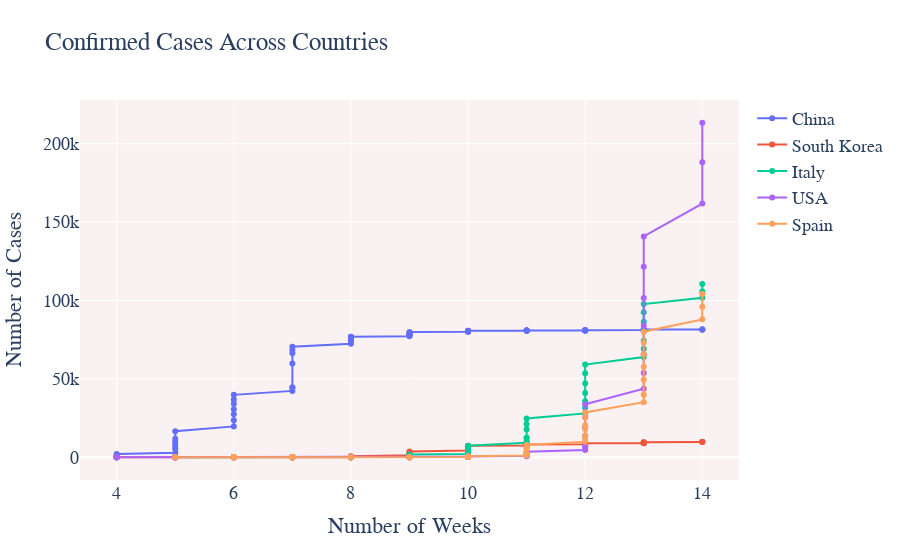

The cell this chart's notebook holds for it:
### Code cell
import plotly.graph_objs as go
fig = go.Figure()
fig.add_trace(go.Scatter(x=df_china['week'], y=df_china['Confirmed'],
                    mode='lines+markers',name='China'))
fig.add_trace(go.Scatter(x=df_sKorea['week'], y=df_sKorea['Confirmed'],
                    mode='lines+markers',name='South Korea'))
fig.add_trace(go.Scatter(x=df_italy['week'], y=df_italy['Confirmed'],
                    mode='lines+markers',name='Italy'))
fig.add_trace(go.Scatter(x=df_USA['week'], y=df_USA['Confirmed'],
                    mode='lines+markers',name='USA'))
fig.add_trace(go.Scatter(x=df_Spain['week'], y=df_Spain['Confirmed'],
                    mode='lines+markers',name='Spain'))
fig.update_layout(title_text='Confirmed Cases Across Countries',xaxis_title='Number of Weeks',yaxis_title='Number of Cases',plot_bgcolor='rgb(250, 242, 242)', font=dict(
        family="Courier New, monospace",
        size=18,
    ))

fig.show()

### Figure 1 — Plotly figure (JSON) as saved in the notebook; plotly's stock layout.template omitted (floating-point values rounded to 4 significant figures)
{"data": [{"mode": "lines+markers", "name": "China", "type": "scatter", "x": [4, 4, 4, 4, 4, 5, 5, 5, 5, 5, 5, 5, 6, 6, 6, 6, 6, 6, 6, 7, 7, 7, 7, 7, 7, 7, 8, 8, 8, 8, 8, 8, 8, 9, 9, 9, 9, 9, 9, 9, 10, 10, 10, 10, 10, 10, 10, 11, 11, 11, 11, 11, 11, 11, 12, 12, 12, 12, 12, 12, 12, 13, 13, 13, 13, 13, 13, 13, 14, 14, 14], "y": [547, 639, 916, 1399, 2062, 2863, 5494, 6070, 8124, 9783, 11871, 16607, 19693, 23680, 27409, 30553, 34075, 36778, 39790, 42306, 44327, 44699, 59832, 66292, 68347, 70446, 72364, 74139, 74546, 74999, 75472, 76922, 76938, 77152, 77660, 78065, 78498, 78824, 79251, 79826, 80026, 80151, 80271, 80422, 80573, 80652, 80699, 80735, 80757, 80785, 80793, 80801, 80827, 80848, 80867, 80884, 80906, 80931, 80977, 81014, 81060, 81116, 81180, 81221, 81298, 81345, 81401, 81444, 81478, 81524, 81555]}, {"mode": "lines+markers", "name": "South Korea", "type": "scatter", "x": [4, 4, 4, 4, 4, 5, 5, 5, 5, 5, 5, 5, 6, 6, 6, 6, 6, 6, 6, 7, 7, 7, 7, 7, 7, 7, 8, 8, 8, 8, 8, 8, 8, 9, 9, 9, 9, 9, 9, 9, 10, 10, 10, 10, 10, 10, 10, 11, 11, 11, 11, 11, 11, 11, 12, 12, 12, 12, 12, 12, 12, 13, 13, 13, 13, 13, 13, 13, 14, 14, 14], "y": [1, 1, 2, 2, 3, 4, 4, 4, 4, 11, 12, 15, 15, 16, 19, 23, 24, 24, 25, 27, 28, 28, 28, 28, 28, 29, 30, 31, 31, 104, 204, 433, 602, 833, 977, 1261, 1766, 2337, 3150, 3736, 4335, 5186, 5621, 6088, 6593, 7041, 7314, 7478, 7513, 7755, 7869, 7979, 8086, 8162, 8236, 8320, 8413, 8565, 8652, 8799, 8897, 8961, 9037, 9137, 9241, 9332, 9478, 9583, 9661, 9786, 9887]}, {"mode": "lines+markers", "name": "Italy", "type": "scatter", "x": [5, 5, 5, 6, 6, 6, 6, 6, 6, 6, 7, 7, 7, 7, 7, 7, 7, 8, 8, 8, 8, 8, 8, 8, 9, 9, 9, 9, 9, 9, 9, 10, 10, 10, 10, 10, 10, 10, 11, 11, 11, 11, 11, 11, 11, 12, 12, 12, 12, 12, 12, 12, 13, 13, 13, 13, 13, 13, 13, 14, 14, 14], "y": [2, 2, 2, 2, 2, 2, 2, 3, 3, 3, 3, 3, 3, 3, 3, 3, 3, 3, 3, 3, 3, 20, 62, 155, 229, 322, 453, 655, 888, 1128, 1694, 2036, 2502, 3089, 3858, 4636, 5883, 7375, 9172, 10149, 12462, 12462, 17660, 21157, 24747, 27980, 31506, 35713, 41035, 47021, 53578, 59138, 63927, 69176, 74386, 80589, 86498, 92472, 97689, 101739, 105792, 110574]}, {"mode": "lines+markers", "name": "USA", "type": "scatter", "x": [4, 4, 4, 4, 4, 5, 5, 5, 5, 5, 5, 5, 6, 6, 6, 6, 6, 6, 6, 7, 7, 7, 7, 7, 7, 7, 8, 8, 8, 8, 8, 8, 8, 9, 9, 9, 9, 9, 9, 9, 10, 10, 10, 10, 10, 10, 10, 11, 11, 11, 11, 11, 11, 11, 12, 12, 12, 12, 12, 12, 12, 13, 13, 13, 13, 13, 13, 13, 14, 14, 14], "y": [1, 1, 2, 2, 5, 5, 5, 5, 5, 6, 8, 8, 11, 11, 12, 12, 12, 12, 12, 12, 13, 13, 15, 15, 15, 15, 15, 15, 15, 15, 35, 35, 35, 53, 53, 59, 60, 62, 70, 76, 101, 122, 153, 221, 278, 417, 537, 605, 959, 1281, 1663, 2179, 2726, 3499, 4632, 6421, 7786, 13680, 19101, 25493, 33746, 43667, 53740, 65778, 83836, 101657, 121478, 140886, 161807, 188172, 213372]}, {"mode": "lines+markers", "name": "Spain", "type": "scatter", "x": [5, 5, 6, 6, 6, 6, 6, 6, 6, 7, 7, 7, 7, 7, 7, 7, 8, 8, 8, 8, 8, 8, 8, 9, 9, 9, 9, 9, 9, 9, 10, 10, 10, 10, 10, 10, 10, 11, 11, 11, 11, 11, 11, 11, 12, 12, 12, 12, 12, 12, 12, 13, 13, 13, 13, 13, 13, 13, 14, 14, 14], "y": [1, 1, 1, 1, 1, 1, 1, 1, 2, 2, 2, 2, 2, 2, 2, 2, 2, 2, 2, 2, 2, 2, 2, 2, 6, 13, 15, 32, 45, 84, 120, 165, 222, 259, 400, 500, 673, 1073, 1695, 2277, 2277, 5232, 6391, 7798, 9942, 11748, 13910, 17963, 20410, 25374, 28603, 35136, 39885, 49515, 57786, 65719, 73235, 80110, 87956, 95923, 104118]}], "layout": {"font": {"family": "Courier New, monospace", "size": 18}, "plot_bgcolor": "rgb(250, 242, 242)", "title": {"text": "Confirmed Cases Across Countries"}, "xaxis": {"title": {"text": "Number of Weeks"}}, "yaxis": {"title": {"text": "Number of Cases"}}}}
